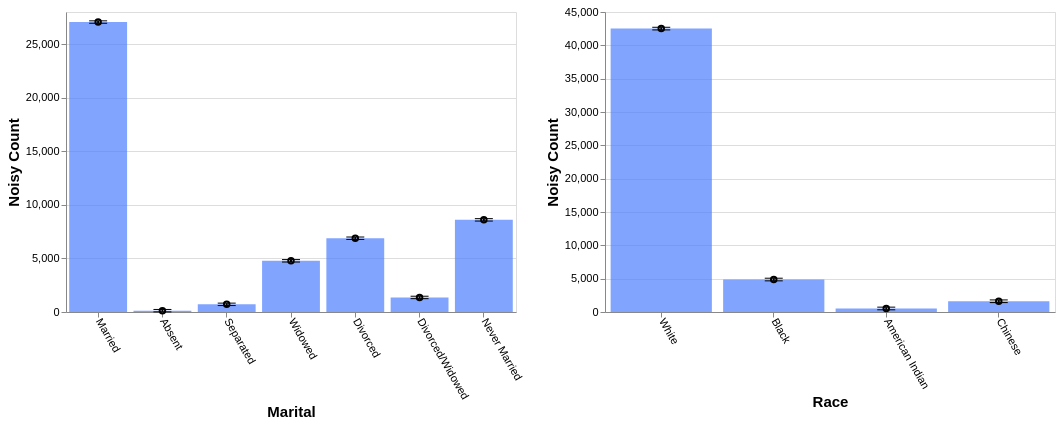

This figure's Vega-Lite source:
### Vega-Lite specification from a JSON file in a GitHub repository (floating-point values rounded to 4 significant figures)
{"config": {"view": {"continuousWidth": 400, "continuousHeight": 300}, "axis": {"labelFontSize": 11, "titleFontSize": 15}, "axisBottom": {"labelAngle": 60}}, "hconcat": [{"layer": [{"mark": "bar", "encoding": {"color": {"value": "transparent"}, "tooltip": [{"aggregate": "sum", "field": "noisy_count", "title": "noisy count", "type": "quantitative"}, {"aggregate": "sum", "field": "error", "title": "error", "type": "quantitative"}], "x": {"field": "marital", "sort": null, "title": "Marital", "type": "ordinal"}}, "height": 300, "selection": {"selector529": {"type": "interval", "encodings": ["x"]}}, "transform": [{"filter": {"selection": "selector530"}}], "width": 450}, {"mark": {"type": "bar", "color": "#4C7FFF", "opacity": 0.7}, "encoding": {"x": {"field": "marital", "sort": null, "title": "Marital", "type": "ordinal"}, "y": {"aggregate": "sum", "field": "noisy_count", "type": "quantitative"}}, "transform": [{"filter": {"selection": "selector530"}}]}, {"mark": {"type": "tick", "color": "black", "width": 0}, "encoding": {"x": {"field": "marital", "sort": null, "title": "Marital", "type": "ordinal"}, "y": {"aggregate": "sum", "field": "plus_error", "type": "quantitative"}}, "transform": [{"filter": {"selection": "selector530"}}]}, {"mark": {"type": "tick", "color": "black", "width": 0}, "encoding": {"x": {"field": "marital", "sort": null, "title": "Marital", "type": "ordinal"}, "y": {"aggregate": "sum", "field": "minus_error", "type": "quantitative"}}, "transform": [{"filter": {"selection": "selector530"}}]}, {"mark": {"type": "point", "color": "black"}, "encoding": {"x": {"field": "marital", "sort": null, "title": "Marital", "type": "ordinal"}, "y": {"aggregate": "sum", "field": "noisy_count", "title": "Noisy Count", "type": "quantitative"}}, "transform": [{"filter": {"selection": "selector530"}}]}, {"mark": {"type": "rule", "size": 2}, "encoding": {"x": {"field": "marital", "sort": null, "title": "Marital", "type": "ordinal"}, "y": {"aggregate": "sum", "field": "plus_error", "title": "", "type": "quantitative"}, "y2": {"aggregate": "sum", "field": "minus_error", "title": ""}}, "transform": [{"filter": {"selection": "selector530"}}]}]}, {"layer": [{"mark": "bar", "encoding": {"color": {"value": "transparent"}, "tooltip": [{"aggregate": "sum", "field": "noisy_count", "title": "noisy count", "type": "quantitative"}, {"aggregate": "sum", "field": "error", "title": "error", "type": "quantitative"}], "x": {"field": "race", "sort": null, "title": "Race", "type": "ordinal"}}, "height": 300, "selection": {"selector530": {"type": "interval", "encodings": ["x"]}}, "transform": [{"filter": {"selection": "selector529"}}], "width": 450}, {"mark": {"type": "bar", "color": "#4C7FFF", "opacity": 0.7}, "encoding": {"x": {"field": "race", "sort": null, "title": "Race", "type": "ordinal"}, "y": {"aggregate": "sum", "field": "noisy_count", "type": "quantitative"}}, "transform": [{"filter": {"selection": "selector529"}}]}, {"mark": {"type": "tick", "color": "black", "width": 0}, "encoding": {"x": {"field": "race", "sort": null, "title": "Race", "type": "ordinal"}, "y": {"aggregate": "sum", "field": "plus_error", "type": "quantitative"}}, "transform": [{"filter": {"selection": "selector529"}}]}, {"mark": {"type": "tick", "color": "black", "width": 0}, "encoding": {"x": {"field": "race", "sort": null, "title": "Race", "type": "ordinal"}, "y": {"aggregate": "sum", "field": "minus_error", "type": "quantitative"}}, "transform": [{"filter": {"selection": "selector529"}}]}, {"mark": {"type": "point", "color": "black"}, "encoding": {"x": {"field": "race", "sort": null, "title": "Race", "type": "ordinal"}, "y": {"aggregate": "sum", "field": "noisy_count", "title": "Noisy Count", "type": "quantitative"}}, "transform": [{"filter": {"selection": "selector529"}}]}, {"mark": {"type": "rule", "size": 2}, "encoding": {"x": {"field": "race", "sort": null, "title": "Race", "type": "ordinal"}, "y": {"aggregate": "sum", "field": "plus_error", "title": "", "type": "quantitative"}, "y2": {"aggregate": "sum", "field": "minus_error", "title": ""}}, "transform": [{"filter": {"selection": "selector529"}}]}]}], "data": {"name": "data-fb335b7e1197247cfff846ced06f2c85"}, "$schema": "https://vega.github.io/schema/vega-lite/v4.17.0.json", "datasets": {"data-fb335b7e1197247cfff846ced06f2c85": [{"marital": "Married", "race": "White", "noisy_count": 24280.0, "true_count": 24270.0, "plus_error": 24300.0, "minus_error": 24250.0, "error": 28.3}, {"marital": "Married", "race": "Black", "noisy_count": 1663.0, "true_count": 1667.0, "plus_error": 1692.0, "minus_error": 1635.0, "error": 28.3}, {"marital": "Married", "race": "American Indian", "noisy_count": 274.2, "true_count": 266.0, "plus_error": 302.5, "minus_error": 245.9, "error": 28.3}, {"marital": "Married", "race": "Chinese", "noisy_count": 847.5, "true_count": 863.0, "plus_error": 875.7, "minus_error": 819.2, "error": 28.3}, {"marital": "Absent", "race": "White", "noisy_count": 100.4, "true_count": 94.0, "plus_error": 128.7, "minus_error": 72.1, "error": 28.3}, {"marital": "Absent", "race": "Black", "noisy_count": -5.3, "true_count": 16.0, "plus_error": 23.0, "minus_error": -33.6, "error": 28.3}, {"marital": "Absent", "race": "American Indian", "noisy_count": -13.0, "true_count": 0.0, "plus_error": 15.2, "minus_error": -41.3, "error": 28.3}, {"marital": "Absent", "race": "Chinese", "noisy_count": 42.5, "true_count": 7.0, "plus_error": 70.8, "minus_error": 14.2, "error": 28.3}, {"marital": "Separated", "race": "White", "noisy_count": 538.5, "true_count": 567.0, "plus_error": 566.8, "minus_error": 510.2, "error": 28.3}, {"marital": "Separated", "race": "Black", "noisy_count": 112.7, "true_count": 84.0, "plus_error": 141.0, "minus_error": 84.4, "error": 28.3}, {"marital": "Separated", "race": "American Indian", "noisy_count": -2.9, "true_count": 13.0, "plus_error": 25.4, "minus_error": -31.1, "error": 28.3}, {"marital": "Separated", "race": "Chinese", "noisy_count": 66.5, "true_count": 47.0, "plus_error": 94.8, "minus_error": 38.2, "error": 28.3}, {"marital": "Widowed", "race": "White", "noisy_count": 4046.0, "true_count": 4078.0, "plus_error": 4074.0, "minus_error": 4017.0, "error": 28.3}, {"marital": "Widowed", "race": "Black", "noisy_count": 574.1, "true_count": 543.0, "plus_error": 602.4, "minus_error": 545.8, "error": 28.3}, {"marital": "Widowed", "race": "American Indian", "noisy_count": 41.5, "true_count": 35.0, "plus_error": 69.8, "minus_error": 13.3, "error": 28.3}, {"marital": "Widowed", "race": "Chinese", "noisy_count": 116.5, "true_count": 77.0, "plus_error": 144.8, "minus_error": 88.3, "error": 28.3}, {"marital": "Divorced", "race": "White", "noisy_count": 5924.0, "true_count": 5901.0, "plus_error": 5952.0, "minus_error": 5896.0, "error": 28.3}, {"marital": "Divorced", "race": "Black", "noisy_count": 752.2, "true_count": 750.0, "plus_error": 780.4, "minus_error": 723.9, "error": 28.3}, {"marital": "Divorced", "race": "American Indian", "noisy_count": 76.6, "true_count": 94.0, "plus_error": 104.8, "minus_error": 48.3, "error": 28.3}, {"marital": "Divorced", "race": "Chinese", "noisy_count": 132.4, "true_count": 105.0, "plus_error": 160.7, "minus_error": 104.1, "error": 28.3}, {"marital": "Divorced/Widowed", "race": "White", "noisy_count": 1018.0, "true_count": 1005.0, "plus_error": 1046.0, "minus_error": 989.5, "error": 28.3}, {"marital": "Divorced/Widowed", "race": "Black", "noisy_count": 278.0, "true_count": 344.0, "plus_error": 306.3, "minus_error": 249.7, "error": 28.3}, {"marital": "Divorced/Widowed", "race": "American Indian", "noisy_count": 39.4, "true_count": 21.0, "plus_error": 67.6, "minus_error": 11.1, "error": 28.3}, {"marital": "Divorced/Widowed", "race": "Chinese", "noisy_count": 24.1, "true_count": 33.0, "plus_error": 52.4, "minus_error": -4.2, "error": 28.3}, {"marital": "Never Married", "race": "White", "noisy_count": 6607.0, "true_count": 6590.0, "plus_error": 6636.0, "minus_error": 6579.0, "error": 28.3}, {"marital": "Never Married", "race": "Black", "noisy_count": 1496.0, "true_count": 1525.0, "plus_error": 1524.0, "minus_error": 1468.0, "error": 28.3}, {"marital": "Never Married", "race": "American Indian", "noisy_count": 114.7, "true_count": 132.0, "plus_error": 143.0, "minus_error": 86.4, "error": 28.3}, {"marital": "Never Married", "race": "Chinese", "noisy_count": 382.9, "true_count": 310.0, "plus_error": 411.1, "minus_error": 354.6, "error": 28.3}]}}
